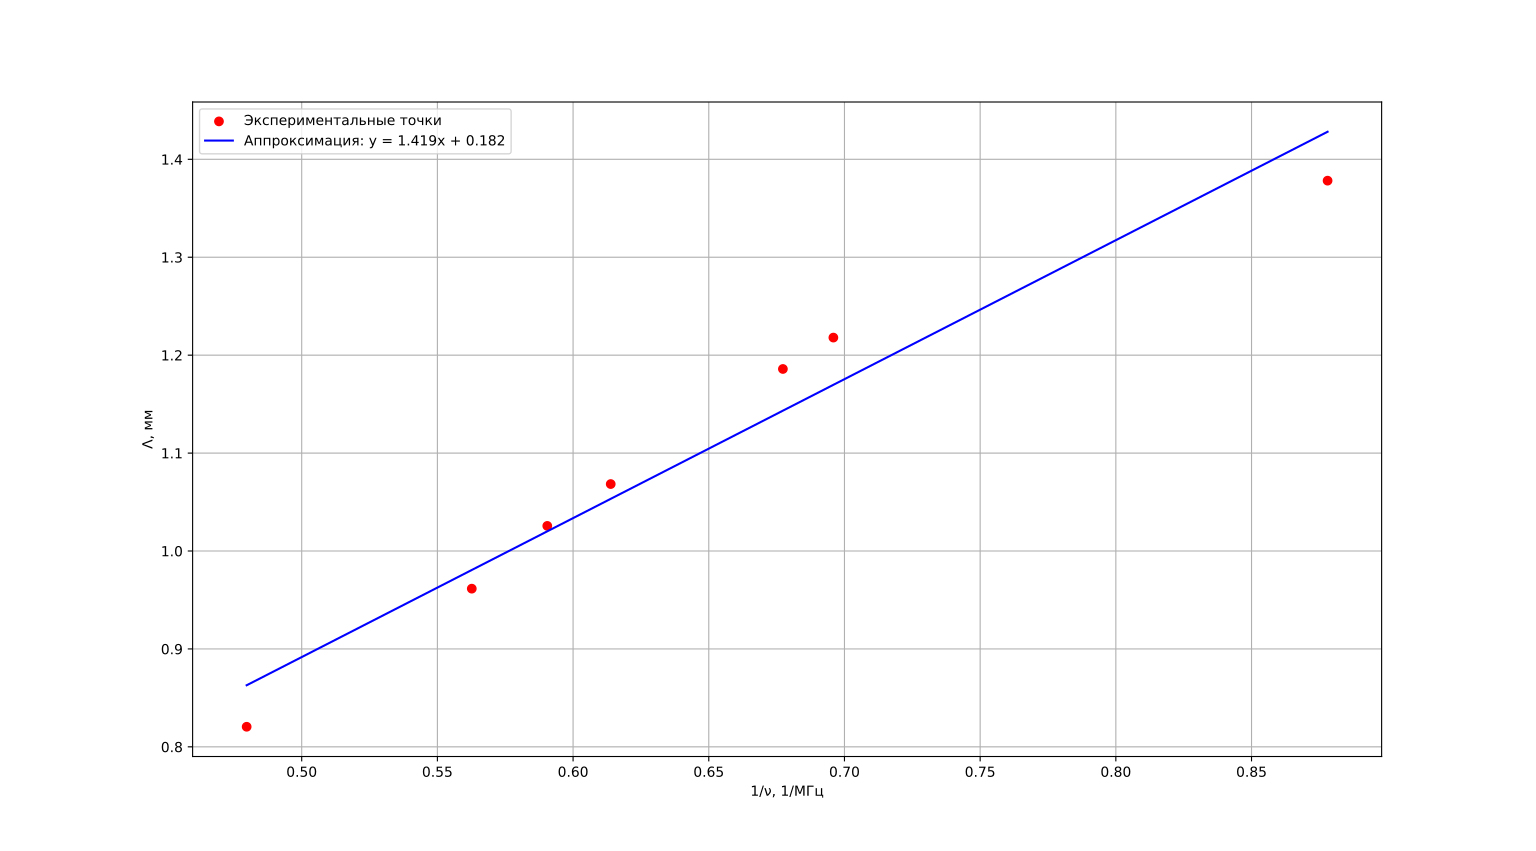

The script that drew this image:
import numpy as np
import matplotlib.pyplot as plt

# Данные: 1/ν (1/МГц) и Λ (мм)
x = np.array([0.878024795, 0.695913595, 0.677314043, 0.613869774, 0.590489575, 0.562673374, 0.479717542])
y = np.array([1.378205128, 1.217948718, 1.185897436, 1.068376068, 1.025641026, 0.961538462, 0.820512821])

# Расчёт коэффициентов линейной регрессии y = a*x + b
a, b = np.polyfit(x, y, 1)  # a — искомый наклон
print(f"Коэффициент наклона a = {a:.6f} мм·МГц")

# Построение графика
plt.figure(figsize=(8, 6))
plt.scatter(x, y, color='red', label='Экспериментальные точки')
plt.plot(x, a*x + b, color='blue', label=f'Аппроксимация: y = {a:.3f}x + {b:.3f}')
plt.xlabel('1/ν, 1/МГц')
plt.ylabel('Λ, мм')
# plt.title('Зависимость Λ от обратной частоты')
plt.grid(True)
plt.legend()
plt.show()
